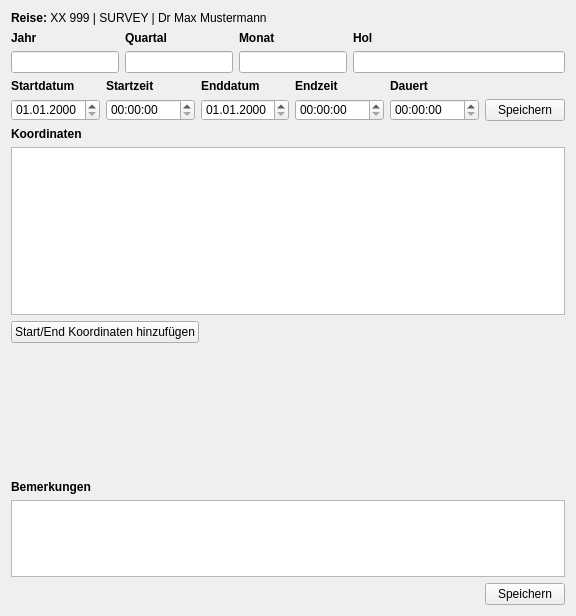
<?xml version="1.0" encoding="UTF-8"?>
<ui version="4.0">
 <class>frm_station</class>
 <widget class="QWidget" name="frm_station">
  <property name="geometry">
   <rect>
    <x>0</x>
    <y>0</y>
    <width>576</width>
    <height>616</height>
   </rect>
  </property>
  <property name="windowTitle">
   <string>Form</string>
  </property>
  <layout class="QVBoxLayout" name="verticalLayout">
   <item>
    <widget class="QLabel" name="lb_cruise">
     <property name="text">
      <string>&lt;html&gt;&lt;head/&gt;&lt;body&gt;&lt;p&gt;&lt;span style=&quot; font-weight:600;&quot;&gt;Reise:&lt;/span&gt; XX 999 | SURVEY | Dr Max Mustermann&lt;/p&gt;&lt;/body&gt;&lt;/html&gt;</string>
     </property>
    </widget>
   </item>
   <item>
    <layout class="QGridLayout" name="gridLayout">
     <item row="0" column="0">
      <widget class="QLabel" name="label">
       <property name="text">
        <string>&lt;html&gt;&lt;head/&gt;&lt;body&gt;&lt;p&gt;&lt;span style=&quot; font-weight:600;&quot;&gt;Jahr&lt;/span&gt;&lt;/p&gt;&lt;/body&gt;&lt;/html&gt;</string>
       </property>
      </widget>
     </item>
     <item row="0" column="1">
      <widget class="QLabel" name="label_2">
       <property name="text">
        <string>&lt;html&gt;&lt;head/&gt;&lt;body&gt;&lt;p&gt;&lt;span style=&quot; font-weight:600;&quot;&gt;Quartal&lt;/span&gt;&lt;/p&gt;&lt;/body&gt;&lt;/html&gt;</string>
       </property>
      </widget>
     </item>
     <item row="0" column="2">
      <widget class="QLabel" name="label_3">
       <property name="text">
        <string>&lt;html&gt;&lt;head/&gt;&lt;body&gt;&lt;p&gt;&lt;span style=&quot; font-weight:600;&quot;&gt;Monat&lt;/span&gt;&lt;/p&gt;&lt;/body&gt;&lt;/html&gt;</string>
       </property>
      </widget>
     </item>
     <item row="0" column="3">
      <widget class="QLabel" name="label_4">
       <property name="text">
        <string>&lt;html&gt;&lt;head/&gt;&lt;body&gt;&lt;p&gt;&lt;span style=&quot; font-weight:600;&quot;&gt;Hol&lt;/span&gt;&lt;/p&gt;&lt;/body&gt;&lt;/html&gt;</string>
       </property>
      </widget>
     </item>
     <item row="1" column="0">
      <widget class="QLineEdit" name="edt_jahr">
       <property name="sizePolicy">
        <sizepolicy hsizetype="Fixed" vsizetype="Fixed">
         <horstretch>0</horstretch>
         <verstretch>0</verstretch>
        </sizepolicy>
       </property>
       <property name="minimumSize">
        <size>
         <width>0</width>
         <height>22</height>
        </size>
       </property>
      </widget>
     </item>
     <item row="1" column="1">
      <widget class="QLineEdit" name="edt_quartal">
       <property name="sizePolicy">
        <sizepolicy hsizetype="Fixed" vsizetype="Fixed">
         <horstretch>0</horstretch>
         <verstretch>0</verstretch>
        </sizepolicy>
       </property>
       <property name="minimumSize">
        <size>
         <width>0</width>
         <height>22</height>
        </size>
       </property>
      </widget>
     </item>
     <item row="1" column="2">
      <widget class="QLineEdit" name="edt_monat">
       <property name="sizePolicy">
        <sizepolicy hsizetype="Fixed" vsizetype="Fixed">
         <horstretch>0</horstretch>
         <verstretch>0</verstretch>
        </sizepolicy>
       </property>
       <property name="minimumSize">
        <size>
         <width>0</width>
         <height>22</height>
        </size>
       </property>
      </widget>
     </item>
     <item row="1" column="3">
      <widget class="QLineEdit" name="edt_haul_name">
       <property name="minimumSize">
        <size>
         <width>155</width>
         <height>22</height>
        </size>
       </property>
      </widget>
     </item>
    </layout>
   </item>
   <item>
    <layout class="QGridLayout" name="gridLayout_2">
     <item row="0" column="0">
      <widget class="QLabel" name="label_5">
       <property name="text">
        <string>&lt;html&gt;&lt;head/&gt;&lt;body&gt;&lt;p&gt;&lt;span style=&quot; font-weight:600;&quot;&gt;Startdatum&lt;/span&gt;&lt;/p&gt;&lt;/body&gt;&lt;/html&gt;</string>
       </property>
      </widget>
     </item>
     <item row="0" column="1">
      <widget class="QLabel" name="label_6">
       <property name="text">
        <string>&lt;html&gt;&lt;head/&gt;&lt;body&gt;&lt;p&gt;&lt;span style=&quot; font-weight:600;&quot;&gt;Startzeit&lt;/span&gt;&lt;/p&gt;&lt;/body&gt;&lt;/html&gt;</string>
       </property>
      </widget>
     </item>
     <item row="0" column="2">
      <widget class="QLabel" name="label_7">
       <property name="text">
        <string>&lt;html&gt;&lt;head/&gt;&lt;body&gt;&lt;p&gt;&lt;span style=&quot; font-weight:600;&quot;&gt;Enddatum&lt;/span&gt;&lt;/p&gt;&lt;/body&gt;&lt;/html&gt;</string>
       </property>
      </widget>
     </item>
     <item row="0" column="3">
      <widget class="QLabel" name="label_8">
       <property name="text">
        <string>&lt;html&gt;&lt;head/&gt;&lt;body&gt;&lt;p&gt;&lt;span style=&quot; font-weight:600;&quot;&gt;Endzeit&lt;/span&gt;&lt;/p&gt;&lt;/body&gt;&lt;/html&gt;</string>
       </property>
      </widget>
     </item>
     <item row="0" column="4">
      <widget class="QLabel" name="label_11">
       <property name="text">
        <string>&lt;html&gt;&lt;head/&gt;&lt;body&gt;&lt;p&gt;&lt;span style=&quot; font-weight:600;&quot;&gt;Dauert&lt;/span&gt;&lt;/p&gt;&lt;/body&gt;&lt;/html&gt;</string>
       </property>
      </widget>
     </item>
     <item row="1" column="0">
      <widget class="QDateEdit" name="de_start">
       <property name="minimumSize">
        <size>
         <width>75</width>
         <height>22</height>
        </size>
       </property>
       <property name="displayFormat">
        <string>dd.MM.yyyy</string>
       </property>
      </widget>
     </item>
     <item row="1" column="1">
      <widget class="QTimeEdit" name="te_start">
       <property name="minimumSize">
        <size>
         <width>50</width>
         <height>22</height>
        </size>
       </property>
      </widget>
     </item>
     <item row="1" column="2">
      <widget class="QDateEdit" name="de_end">
       <property name="minimumSize">
        <size>
         <width>75</width>
         <height>22</height>
        </size>
       </property>
       <property name="displayFormat">
        <string>dd.MM.yyyy</string>
       </property>
      </widget>
     </item>
     <item row="1" column="3">
      <widget class="QTimeEdit" name="te_end">
       <property name="minimumSize">
        <size>
         <width>50</width>
         <height>22</height>
        </size>
       </property>
      </widget>
     </item>
     <item row="1" column="4">
      <widget class="QTimeEdit" name="te_duration">
       <property name="minimumSize">
        <size>
         <width>50</width>
         <height>22</height>
        </size>
       </property>
      </widget>
     </item>
     <item row="1" column="5">
      <widget class="QPushButton" name="btn_save1">
       <property name="sizePolicy">
        <sizepolicy hsizetype="Fixed" vsizetype="Fixed">
         <horstretch>0</horstretch>
         <verstretch>0</verstretch>
        </sizepolicy>
       </property>
       <property name="minimumSize">
        <size>
         <width>75</width>
         <height>22</height>
        </size>
       </property>
       <property name="text">
        <string>Speichern</string>
       </property>
      </widget>
     </item>
    </layout>
   </item>
   <item>
    <widget class="QLabel" name="label_10">
     <property name="text">
      <string>&lt;html&gt;&lt;head/&gt;&lt;body&gt;&lt;p&gt;&lt;span style=&quot; font-weight:600;&quot;&gt;Koordinaten&lt;/span&gt;&lt;/p&gt;&lt;/body&gt;&lt;/html&gt;</string>
     </property>
    </widget>
   </item>
   <item>
    <widget class="QTableView" name="tv_coords"/>
   </item>
   <item>
    <layout class="QHBoxLayout" name="horizontalLayout">
     <item>
      <widget class="QPushButton" name="btn_add_coords">
       <property name="text">
        <string>Start/End Koordinaten hinzufügen</string>
       </property>
      </widget>
     </item>
     <item>
      <spacer name="horizontalSpacer">
       <property name="orientation">
        <enum>Qt::Horizontal</enum>
       </property>
       <property name="sizeHint" stdset="0">
        <size>
         <width>40</width>
         <height>20</height>
        </size>
       </property>
      </spacer>
     </item>
    </layout>
   </item>
   <item>
    <widget class="Frm_Weather" name="widget" native="true">
     <property name="minimumSize">
      <size>
       <width>0</width>
       <height>125</height>
      </size>
     </property>
    </widget>
   </item>
   <item>
    <widget class="QLabel" name="label_9">
     <property name="text">
      <string>&lt;html&gt;&lt;head/&gt;&lt;body&gt;&lt;p&gt;&lt;span style=&quot; font-weight:600;&quot;&gt;Bemerkungen&lt;/span&gt;&lt;/p&gt;&lt;/body&gt;&lt;/html&gt;</string>
     </property>
    </widget>
   </item>
   <item>
    <widget class="QPlainTextEdit" name="pte_notation">
     <property name="sizePolicy">
      <sizepolicy hsizetype="Minimum" vsizetype="Minimum">
       <horstretch>0</horstretch>
       <verstretch>0</verstretch>
      </sizepolicy>
     </property>
     <property name="minimumSize">
      <size>
       <width>0</width>
       <height>70</height>
      </size>
     </property>
     <property name="maximumSize">
      <size>
       <width>16777215</width>
       <height>100</height>
      </size>
     </property>
    </widget>
   </item>
   <item>
    <layout class="QHBoxLayout" name="horizontalLayout_3">
     <item>
      <spacer name="horizontalSpacer_2">
       <property name="orientation">
        <enum>Qt::Horizontal</enum>
       </property>
       <property name="sizeHint" stdset="0">
        <size>
         <width>40</width>
         <height>20</height>
        </size>
       </property>
      </spacer>
     </item>
     <item>
      <widget class="QPushButton" name="btn_save2">
       <property name="text">
        <string>Speichern</string>
       </property>
      </widget>
     </item>
    </layout>
   </item>
  </layout>
 </widget>
 <customwidgets>
  <customwidget>
   <class>Frm_Weather</class>
   <extends>QWidget</extends>
   <header>frm_enviro_code</header>
   <container>1</container>
  </customwidget>
 </customwidgets>
 <tabstops>
  <tabstop>edt_jahr</tabstop>
  <tabstop>edt_quartal</tabstop>
  <tabstop>edt_monat</tabstop>
  <tabstop>edt_haul_name</tabstop>
  <tabstop>de_start</tabstop>
  <tabstop>te_start</tabstop>
  <tabstop>de_end</tabstop>
  <tabstop>te_end</tabstop>
  <tabstop>te_duration</tabstop>
  <tabstop>btn_add_coords</tabstop>
  <tabstop>tv_coords</tabstop>
  <tabstop>btn_save1</tabstop>
  <tabstop>pte_notation</tabstop>
  <tabstop>btn_save2</tabstop>
 </tabstops>
 <resources/>
 <connections/>
</ui>
